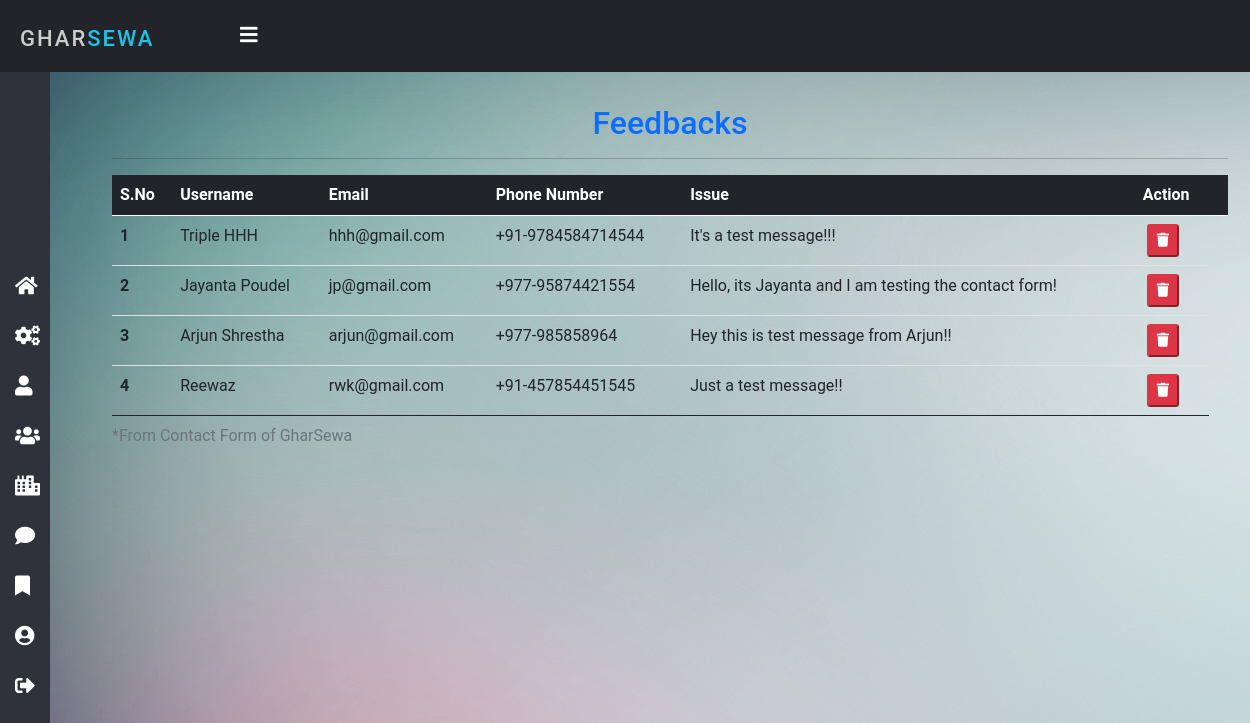
Screenshot of /feedback/ (signed in) with the database file from the repository.
### home/models.py (models this page shows, shortened)
class Contact(models.Model):
    sno = models.AutoField(primary_key=True)
    name = models.CharField(max_length=100)
    email = models.CharField(max_length=50)
    phone = models.CharField(max_length=15)
    content = models.TextField()
    timeStamp = models.DateField(auto_now_add=True, blank=True)

### home/views.py (the view)
# urls.py: path('feedback/', views.feedback, name='feedback'),
@login_required(login_url='login')
def feedback(request):
    if not request.user.is_staff:
        return redirect('error')
    msg = Contact.objects.all()
    return render(request, 'admin/feedback.html', {'msg': msg})

### templates/admin/feedback.html (shortened to what this page needs)
{% extends 'admin/admin_nav.html' %}
{% block body %}
<div class="container my-4">
    <h2 class="text-center text-primary">Feedbacks</h2>
    <hr>
    <div>
        <table class="table table-hover">
            <thead class="table-dark text-white">
                <tr>
                    <th scope="col">S.No</th>
                    <th scope="col">Username</th>
                    <th scope="col">Email</th>
                    <th scope="col">Phone Number</th>
                    <th scope="col">Issue</th>
                    <th scope="col">Action</th>
                    <th></th>
                </tr>
            </thead>
            <tbody>
                {% for i in msg %}
                <tr>
                    <th scope="row">{{forloop.counter}}</th>
                    <td>{{i.name}}</td>
                    <td>{{i.email}}</td>
                    <td>{{i.phone}}</td>
                    <td>{{i.content}}</td>
                    <td>
                        <a href="{% url 'deleteFeedback' i.sno %}" class="m-1">
                            <button class="btn-sm btn-danger"
                                onclick="return confirm('Do you want to delete this feedback?')">
                                <i class="fas fa-trash"></i>
                            </button>
                        </a>
                    </td>
                </tr>
                {% endfor %}
                <caption>*From Contact Form of GharSewa</caption>
            </tbody>
        </table>
    </div>
</div>
{% endblock %}

### static/css/admin_style.css (style rules this page uses)
* { margin: 0; padding: 0; box-sizing: border-box; font-family: "Roboto", sans-serif; }
body { background-image: url('/static/img/bg.jpg'); overflow-x: hidden; }

### templates/admin/feedback.html (style rules this page uses)
.container { height: 75vh; }

### rows the page displays
Contact: name "Triple HHH", email "hhh@gmail.com", phone "+91-9784584714544", content "It's a test message!!!"
Contact: name "Jayanta Poudel", email "jp@gmail.com", phone "+977-95874421554", content "Hello, its Jayanta and I am testing the contact form!"
Contact: name "Arjun Shrestha", email "arjun@gmail.com", phone "+977-985858964", content "Hey this is test message from Arjun!!"
Contact: name "Reewaz", email "rwk@gmail.com", phone "+91-457854451545", content "Just a test message!!"
